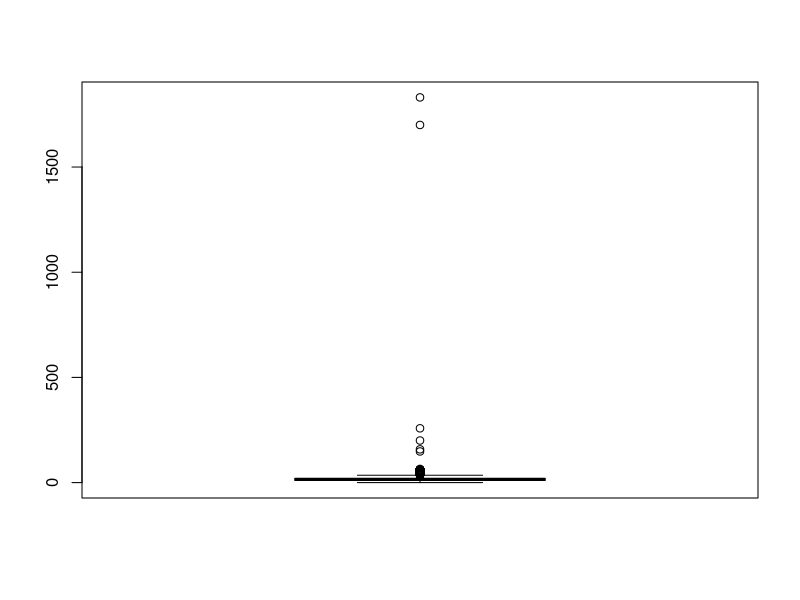
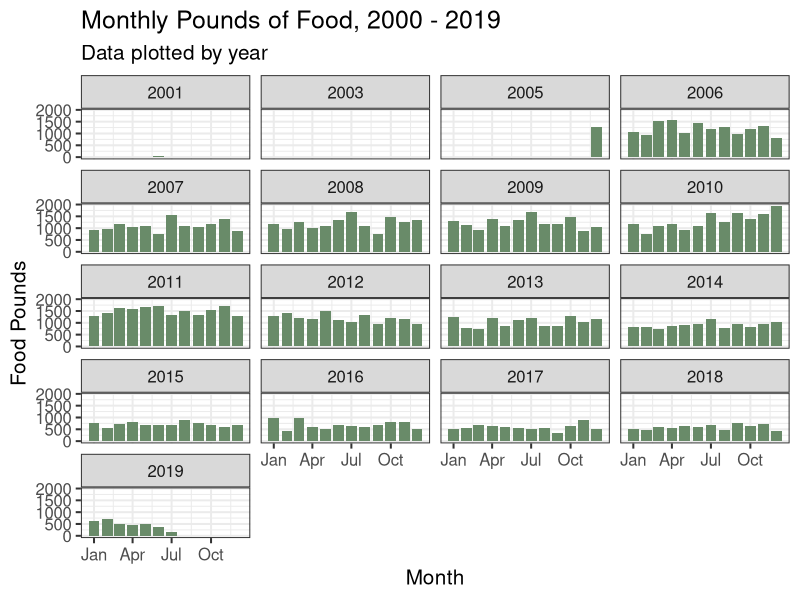
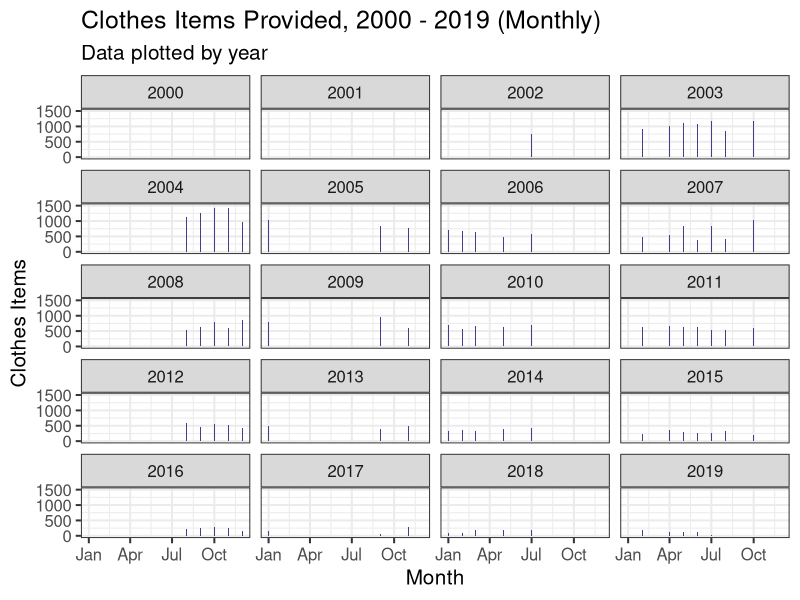
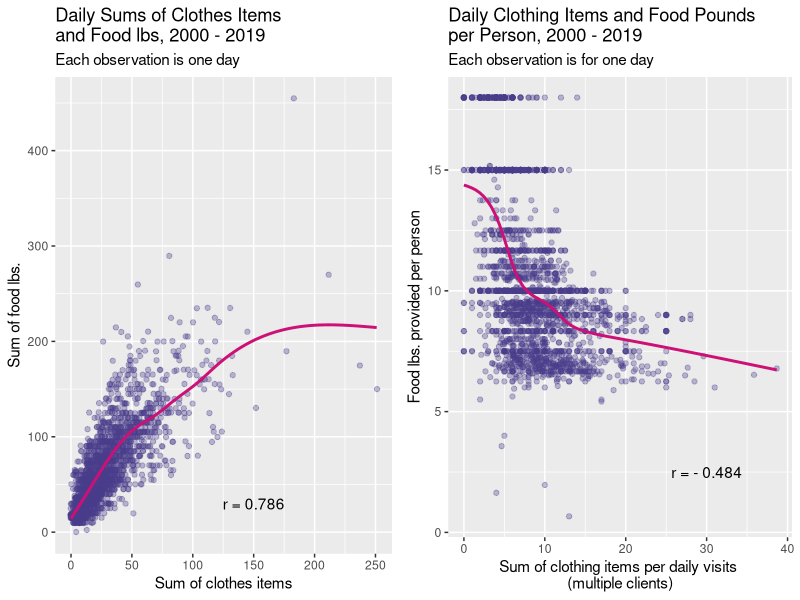
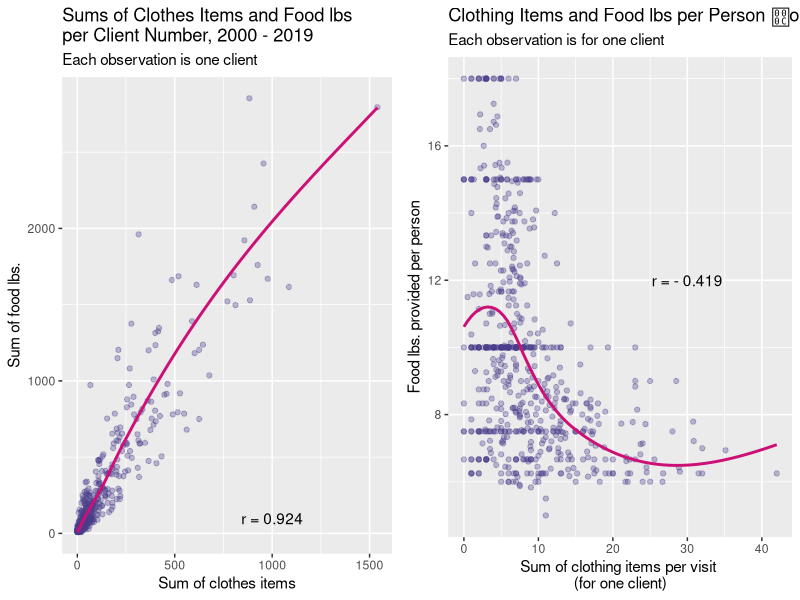

The R script that drew these images, in order: (Note: this script raises an error after producing the figures.)
# Alfredo Rojas
# BIOS 611: UMD data tidy
# 9.21.19

# """
# This code takes the Urban Ministries data and uses tidyr
# to tidy the dataset for analysis
# """

library(dplyr)
library(tidyr)
library(stringr)
library(tidyverse)
library(GGally)
library(gridExtra)

#""""
# Function for normalization
# From: https://datasharkie.com/how-to-normalize-data-in-r/
#""""

normalize <- function(x) {
  return((x - min(x, na.rm = T)) / (max(x, na.rm = T) - min(x, na.rm = T)))
}

# read in data
UMD_data =  read_tsv("data/UMD_Services_Provided_20190719.tsv")
head(UMD_data)

# Check the `Field 1 - 3` variables, are they empty?
# from: https://www.quora.com/How-do-I-get-a-frequency-count-based-on-two-columns-variables-in-an-R-dataframe
summarise(group_by(UMD_data, `Field1`, `Field2`, `Field3`), count = n())

# Remove Field1, Field2, and Field3 since they are all NAs
UMD_data2 <- UMD_data %>%
  select(-`Client File Merge`, -`Field1`, -`Field2`, -`Field3`)

# change date format so R can interpret it
UMD_data2$Date <- as.Date(UMD_data2$Date, "%m/%d/%Y")

# search for outliers and remove
outliers <- boxplot(UMD_data2$`Food Pounds`)$out

# food data, select target variables, drop NAs, filter for 2000 - 2019, change date format
UMD_food <- UMD_data2 %>% 
  select(Date, `Client File Number`, `Food Provided for`, `Food Pounds`) %>% 
  drop_na(`Food Provided for`,`Food Pounds`) %>%
  filter(Date >= "2000-01-01", Date <= "2019-12-31", `Food Pounds` < 100, `Food Provided for` < 100) %>%
  separate(Date, into = c("Year", "Month", "Day"), sep = "-")

# summarize data by group, count gets number of observations per day
food_summary <- UMD_food %>%
  group_by(Year, Month, Day) %>%
  summarise(
    count = n(),
    lbs_per_prsn = sum(`Food Pounds`) / sum(`Food Provided for`),
    food_pounds_sum = sum(`Food Pounds`, na.rm = TRUE),
    ppl_sum = sum(`Food Provided for`, na.rm = TRUE),
    ppl_avg = mean(`Food Provided for`, na.rm = TRUE)
    )

# clothes data, select relevant variables, change date format
clths_smmry <- UMD_data2 %>%
  select(Date, `Client File Number`, `Clothing Items`) %>%
  drop_na(`Client File Number`, `Clothing Items`) %>%
  filter(Date >= "2000-01-01", Date <= "2019-12-31") %>%
  separate(Date, into = c("Year", "Month", "Day"), sep = "-") %>%
  group_by(Year, Month) %>%
  summarise(
    count = n(),
    sum_clths = sum(`Clothing Items`)
  )


############################# 
# Plotting yearly food lbs per year on a monthly basis, using bar graph
# Also plotting yearly clothing items on a montly basis, using bar graph
# help from: 
# https://www.earthdatascience.org/courses/earth-analytics/time-series-data/summarize-time-series-by-month-in-r/
# create new monthly variable for bar graph
# 2019 and 01 are dummy numbers, just trying to use format for month
#############################

# plot food pounds annually in a bar graph
food_summary %>% 
  mutate(month2 = as.Date(paste0("2019-", Month, "-01"), "%Y-%m-%d")) %>%
  ggplot(mapping = aes(x = month2, y = food_pounds_sum)) +
    geom_bar(stat = "identity", fill = "darkseagreen4") + 
    facet_wrap(~ Year, ncol = 4) +
    labs(title = "Monthly Pounds of Food, 2000 - 2019",
         subtitle = "Data plotted by year", 
         x = "Month",
         y = "Food Pounds") + theme_bw(base_size = 15) +
    scale_x_date(date_labels = "%b") 

# plot clothing items annually in a bar graph
clths_smmry %>%
  mutate(month2 = as.Date(paste0("2019-", Month, "-01"), "%Y-%m-%d")) %>%
  ggplot(mapping = aes(x = month2, y = sum_clths)) +
    geom_bar(stat = "identity", fill = "darkslateblue") + 
    facet_wrap(~ Year, ncol = 4) +
    labs(title = "Clothes Items Provided, 2000 - 2019 (Monthly)",
         subtitle = "Data plotted by year", 
         x = "Month",
         y = "Clothes Items") + theme_bw(base_size = 15) +
    scale_x_date(date_labels = "%b")

###########################
# COMPARE CLOTHES and FOOD
# create data frame containing food and clothes data together
###########################
food_clths <- UMD_data2 %>% 
  select(Date, `Client File Number`, `Clothing Items`, `Food Pounds`, `Food Provided for`) %>%
  drop_na(`Client File Number`, `Clothing Items`, `Food Pounds`, `Food Provided for`) %>%
  filter(Date >= "2000-01-01", Date <= "2019-12-31", `Food Pounds` < 100) 

# Summary table of food_clths grouped by Date
food_clths_smry <- food_clths %>%
  group_by(Date) %>%
  summarise(
    count = n(),
    sum_food = sum(`Food Pounds`),
    sum_clths = sum(`Clothing Items`),
    sum_ppl_food = sum(`Food Provided for`),
    food_per_prsn = sum_food / sum_ppl_food,
    clths_per_vist = sum_clths / count
  )

# now explore relationship between clothes items and food pounds on a daily basis
# find correlation coefficient, rounded to nearest 3 decimals
round(cor(food_clths_smry$sum_clths, food_clths_smry$sum_food, method = "pearson"), 3)

# plot sums of clothes and food pounds
p1 <- food_clths_smry %>% 
  ggplot(aes(x = sum_clths, y = sum_food)) +
    geom_point(color = "darkslateblue", alpha = 1/3, position = "jitter") +
    geom_smooth(se = FALSE, color = "deeppink3") +
    labs(title = "Daily Sums of Clothes Items\nand Food lbs, 2000 - 2019",
         subtitle = "Each observation is one day", 
         x = "Sum of clothes items",
         y = "Sum of food lbs.") +
     annotate("text", x = 150, y = 30, label = "r = 0.786")

# Normalize the variables

# correlation coefficient of food/person and clothes/visit
round(cor(food_clths_smry$food_per_prsn, food_clths_smry$clths_per_vist, 
          method = "pearson", use = "complete.obs"), 3)

# plot food per person & and clothes per visit
p2  <- food_clths_smry %>% 
  ggplot(aes(x = clths_per_vist, y = food_per_prsn)) +
    geom_point(color = "darkslateblue", alpha = 1/3) +
    geom_smooth(se = FALSE, color = "deeppink3") +
    labs(title = "Daily Clothing Items and Food Pounds \nper Person, 2000 - 2019",
         subtitle = "Each observation is for one day",
         x = "Sum of clothing items per daily visits \n(multiple clients)", 
         y = "Food lbs. provided per person") +
    annotate("text", x = 30, y = 2.5, label = "r = - 0.484")

# side-by-side plot
grid.arrange(p1, p2, nrow = 1)

# Summary of food_clths table grouped by Client
client_smry <- food_clths %>%
  group_by(`Client File Number`) %>%
  summarise(
    count = n(),
    sum_food = sum(`Food Pounds`),
    sum_clths = sum(`Clothing Items`),
    sum_ppl_food = sum(`Food Provided for`),
    food_per_prsn = sum_food / sum_ppl_food,
    clths_per_clnt = sum_clths / count
  )

# find correlation coefficient for sum of clothes and food per client 
round(cor(client_smry$sum_clths, client_smry$sum_food, 
          method = "pearson", use = "complete.obs"), 3)

p3 <- client_smry %>% 
  ggplot(aes(x = sum_clths, y = sum_food)) +
  geom_point(color = "darkslateblue", alpha = 1/3, position = "jitter") +
  geom_smooth(se = FALSE, color = "deeppink3") +
  labs(title = "Sums of Clothes Items and Food lbs \nper Client Number, 2000 - 2019",
       subtitle = "Each observation is one client", 
       x = "Sum of clothes items",
       y = "Sum of food lbs.") +
  annotate("text", x = 1000, y = 100, label = "r = 0.924")

# Normalize the variables

# correlation coefficient, log transformed
round(cor(client_smry$clths_per_clnt, client_smry$food_per_prsn, 
          method = "pearson", use = "complete.obs"), 3)

# same variables, but log transformed
p4  <- client_smry %>% 
  ggplot(aes(x = clths_per_clnt, y = food_per_prsn)) +
  geom_point(color = "darkslateblue", alpha = 1/3) +
  geom_smooth(se = FALSE, color = "deeppink3") +
  labs(title = "Clothing Items and Food lbs per Person \for each Client Number, 2000 - 2019",
       subtitle = "Each observation is for one client",
       x = "Sum of clothing items per visit \n(for one client)", 
       y = "Food lbs. provided per person")  +
  annotate("text", x = 30, y = 12, label = "r = - 0.419")

# side-by-side plot
grid.arrange(p3, p4, nrow = 1)

# Explore the relationship between clothes and food lbs on a yearly basis, notice positive trend
# for most years

food_clths %>%
  separate(Date, into = c("Year", "Month", "Day"), sep = "-") %>%
  ggplot(aes(x = food_per_prsn, y = sum_food)) +
  geom_point(color = "darkslateblue", alpha = 1/3) +
  geom_smooth(se = FALSE, color = "deeppink3") +
  facet_wrap(~ Year, ncol = 4) +
  labs(title = "Logged Clothing Items & Food Pounds per day, 2000 - 2019",
       subtitle = "Data plotted by year", 
       x = "Clothing items per day",
       y = "Food pounds per day") + theme_bw(base_size = 15) 
